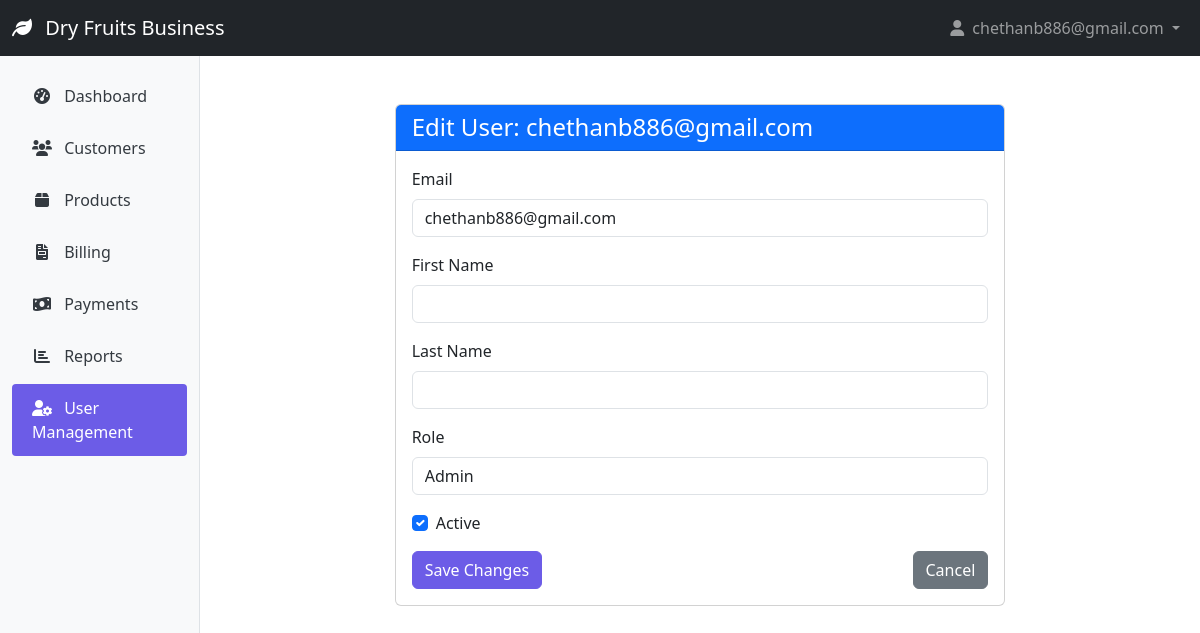
The app's page /users/1/edit/ (signed in) with its own data.
### authentication/models.py (models this page shows, shortened)
class User(AbstractUser):
    ROLE_CHOICES = (
        ('admin', 'Admin'),
        ('executive', 'Executive'),
    )
    username = None
    email = models.EmailField('Email address', unique=True)
    role = models.CharField(max_length=20, choices=ROLE_CHOICES, default='executive')
    groups = models.ManyToManyField(
        'auth.Group',
        verbose_name='groups',
        blank=True,
        help_text='The groups this user belongs to.',
        related_name='custom_user_set',  # Add this line
        related_query_name='custom_user',
    )
    user_permissions = models.ManyToManyField(
        'auth.Permission',
        verbose_name='user permissions',
        blank=True,
        help_text='Specific permissions for this user.',
        related_name='custom_user_set',  # Add this line
        related_query_name='custom_user',
    )
    USERNAME_FIELD = 'email'
    REQUIRED_FIELDS = []
    objects = UserManager()
    @property
    def is_admin(self):
        return self.role == 'admin'

### authentication/views.py (the view)
# urls.py: path('users/<int:pk>/edit/', views.user_edit, name='user_edit'),
@login_required
@admin_required
def user_edit(request, pk):
    user = get_object_or_404(User, pk=pk)
    if request.method == 'POST':
        form = CustomUserChangeForm(request.POST, instance=user)
        if form.is_valid():
            form.save()
            messages.success(request, f"User {user.email} updated successfully!")
            return redirect('user_list')
    else:
        form = CustomUserChangeForm(instance=user)
    return render(request, 'authentication/user_edit.html', {'form': form, 'user_obj': user})

### authentication/forms.py
class CustomUserChangeForm(UserChangeForm):
    password = None  # Remove password field from the form
    class Meta:
        model = User
        fields = ('email', 'first_name', 'last_name', 'role', 'is_active')
    def __init__(self, *args, **kwargs):
        super().__init__(*args, **kwargs)
        for field_name, field in self.fields.items():
            if field_name == 'is_active':
                field.widget.attrs['class'] = 'form-check-input'
            else:
                field.widget.attrs['class'] = 'form-control'

### templates/authentication/user_edit.html (shortened to what this page needs)
{% extends 'base.html' %}
{% block content %}
<div class="container mt-4">
    <div class="row">
        <div class="col-md-8 offset-md-2">
            <div class="card">
                <div class="card-header bg-primary text-white">
                    <h4 class="mb-0">Edit User: {{ user_obj.email }}</h4>
                </div>
                <div class="card-body">
                    <form method="post">
                        <div class="mb-3">
                            <label for="{{ form.email.id_for_label }}" class="form-label">Email</label>
                            {{ form.email }}
                        </div>
                        <div class="mb-3">
                            <label for="{{ form.first_name.id_for_label }}" class="form-label">First Name</label>
                            {{ form.first_name }}
                        </div>
                        <div class="mb-3">
                            <label for="{{ form.last_name.id_for_label }}" class="form-label">Last Name</label>
                            {{ form.last_name }}
                        </div>
                        <div class="mb-3">
                            <label for="{{ form.role.id_for_label }}" class="form-label">Role</label>
                            {{ form.role }}
                        </div>
                        <div class="mb-3 form-check">
                            {{ form.is_active }}
                            <label class="form-check-label" for="{{ form.is_active.id_for_label }}">Active</label>
                        </div>
                        <div class="d-flex justify-content-between">
                            <button type="submit" class="btn btn-primary">Save Changes</button>
                            <a href="{% url 'user_list' %}" class="btn btn-secondary">Cancel</a>
                        </div>
                    </form>
                </div>
            </div>
        </div>
    </div>
</div>
{% endblock %}

### templates/base.html (shortened to what this page needs)
<!DOCTYPE html>
<html lang="en">
<head>
    <link href="https://cdn.jsdelivr.net/npm/bootstrap@5.3.0-alpha1/dist/css/bootstrap.min.css" rel="stylesheet">
    <link rel="stylesheet" href="https://cdnjs.cloudflare.com/ajax/libs/font-awesome/6.0.0/css/all.min.css">
</head>
<body>
    <nav class="navbar navbar-expand-lg navbar-dark bg-dark">
        <div class="container-fluid">
            <a class="navbar-brand" href="{% url 'dashboard' %}">
                <i class="fas fa-leaf me-2"></i>
                Dry Fruits Business
            </a>
            <div class="collapse navbar-collapse" id="navbarNav">
                <ul class="navbar-nav ms-auto">
                    {% if user.is_authenticated %}
                        <li class="nav-item dropdown">
                            <a class="nav-link dropdown-toggle" href="#" id="navbarDropdown" role="button" data-bs-toggle="dropdown">
                                <i class="fas fa-user me-1"></i> {{ user.get_full_name|default:user.email }}
                            </a>
                        </li>
                    {% else %}
                        <li class="nav-item">
                            <a class="nav-link" href="{% url 'login' %}">Login</a>
                        </li>
                    {% endif %}
                </ul>
            </div>
        </div>
    </nav>
    <div class="container-fluid">
        <div class="row">
            {% if user.is_authenticated %}
                <div class="col-md-3 col-lg-2 d-md-block sidebar collapse">
                    <div class="position-sticky pt-3">
                        <ul class="nav flex-column">
                            <li class="nav-item">
                                <a class="nav-link {% if request.path == '/' %}active{% endif %}" href="{% url 'dashboard' %}">
                                    <i class="fas fa-tachometer-alt"></i> Dashboard
                                </a>
                            </li>
                            <li class="nav-item">
                                <a class="nav-link {% if '/customers/' in request.path %}active{% endif %}" href="{% url 'customer_list' %}">
                                    <i class="fas fa-users"></i> Customers
                                </a>
                            </li>
                            <li class="nav-item">
                                <a class="nav-link {% if '/products/' in request.path %}active{% endif %}" href="{% url 'product_list' %}">
                                    <i class="fas fa-box"></i> Products
                                </a>
                            </li>
                            <li class="nav-item">
                                <a class="nav-link {% if '/billing/' in request.path %}active{% endif %}" href="{% url 'billing_list' %}">
                                    <i class="fas fa-file-invoice"></i> Billing
                                </a>
                            </li>
                            <li class="nav-item">
                                <a class="nav-link {% if '/payments/' in request.path %}active{% endif %}" href="{% url 'payment_list' %}">
                                    <i class="fas fa-money-bill-wave"></i> Payments
                                </a>
                            </li>
                            <li class="nav-item">
                                <a class="nav-link {% if '/reports/' in request.path %}active{% endif %}" href="{% url 'report_list' %}">
                                    <i class="fas fa-chart-bar"></i> Reports
                                </a>
                            </li>
                            {% if user.is_admin %}
                            <li class="nav-item">
                                <a class="nav-link {% if '/users/' in request.path %}active{% endif %}" href="{% url 'user_list' %}">
                                    <i class="fas fa-user-cog"></i> User Management
                                </a>
                            </li>
                            {% endif %}
                        </ul>
                    </div>
                </div>
                <main class="col-md-9 ms-sm-auto col-lg-10 px-md-4 content">
            {% else %}
                <main class="col-12 content">
            {% endif %}
                {% block content %}{% endblock %}
            </main>
        </div>
    </div>
</body>
</html>

### templates/base.html (style rules this page uses)
:root { --primary-color: #6c5ce7; --secondary-color: #a29bfe; --accent-color: #fd79a8; --light-color: #f8f9fa; --dark-color: #343a40; }
.sidebar { min-height: calc(100vh - 56px); background-color: var(--light-color); border-right: 1px solid #dee2e6; }
.sidebar .nav-link { color: var(--dark-color); padding: 0.75rem 1.25rem; border-radius: 0.25rem; margin-bottom: 0.25rem; }
.sidebar .nav-link.active { background-color: var(--primary-color); color: white; }
.sidebar .nav-link i { margin-right: 0.5rem; width: 1.25rem; text-align: center; }
.content { padding: 1.5rem; }
.btn-primary { background-color: var(--primary-color); border-color: var(--primary-color); }

### records on screen
User: get_full_name "chethanb886@gmail.com", email "chethanb886@gmail.com", role "Admin", is_active "☑"
